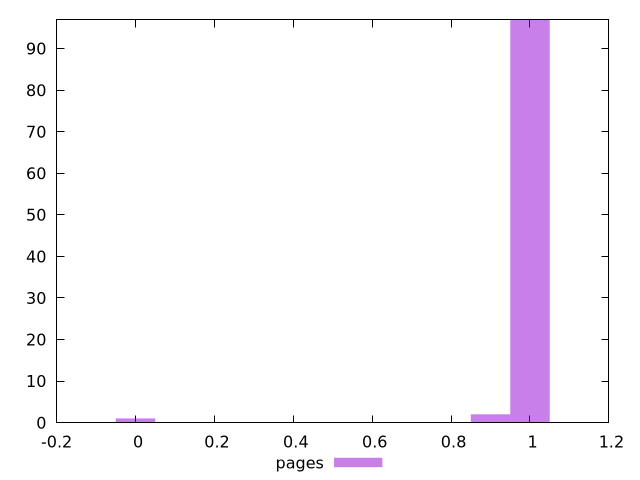

gnuplot code for this plot:
$_pages <<EOF
1 97
0 1
0.9 2
EOF
set key outside below
set terminal pngcairo
set output "report_00005_2020-11-02T22-26-11.212Z/unminified-javascript/pages//hist.png"
set yrange [0:97]
set boxwidth 0.1
set style fill transparent solid 0.5 noborder
plot $_pages title "pages" with boxes ,
